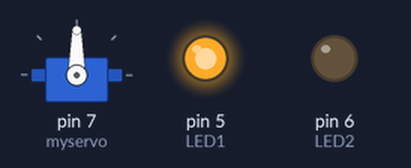
The sketch below on a simulated Arduino Uno, built with avr-gcc and run on an emulated ATmega328P. Parts: servo, output pins drawn as LEDs (lit = HIGH).

Above: at 0.05 s.
At 0.95 s:
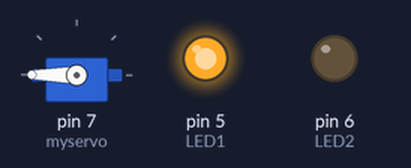
At 1.45 s:
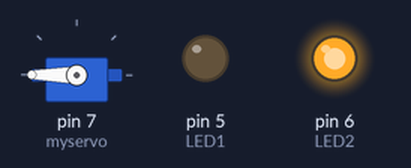
At 1.95 s:
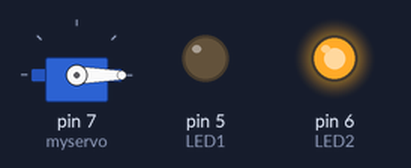
Timing chart, 0 to 4.6 s (numbered marks = the images above):
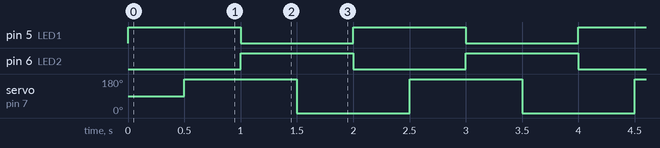

Measured:
- by itself, pin 5 (LED1), pin 6 (LED2): alternates HIGH for 1.0 s and LOW for 1.0 s
- by itself, servo on pin 7 (myservo): alternates 180° for 1.0 s and 0° for 1.0 s

The sketch:

tales.ino
```cpp
#include <Servo.h>
Servo myservo;
#define LED1 5
#define LED2 6
void setup() {
  myservo.attach(7);
  pinMode(LED1, OUTPUT);
  pinMode(LED2, OUTPUT);
}
void loop() {
  digitalWrite(LED1, HIGH);
  delay(500);
  myservo.write(180);
  delay(500) ;
  digitalWrite(LED1, LOW);
  digitalWrite(LED2, HIGH);
  delay(500);
  myservo.write(0);
  delay(500);
  digitalWrite(LED2, LOW);
}
```
